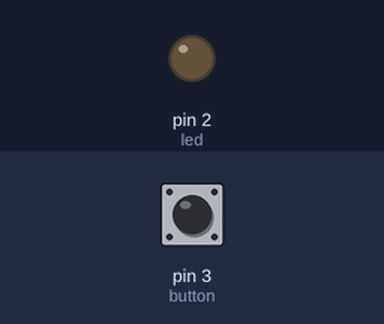
This sketch was run on a simulated Arduino Uno, built with avr-gcc and run on an emulated ATmega328P. Parts: output pins drawn as LEDs (lit = HIGH). The test bench sets the inputs (shaded band); at power-on: pin 3 (button) HIGH.

Above: at 1.2 s.
1.3 s: pin 3 (button) pulled LOW for 0.15 s
At 1.37 s:
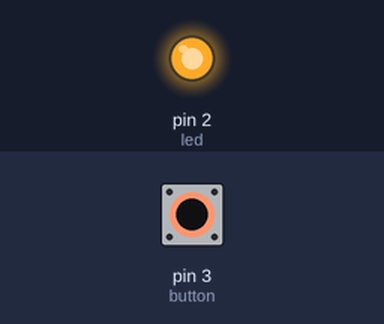
2.9 s: pin 3 (button) pulled LOW for 3.2 s
At 7.1 s:
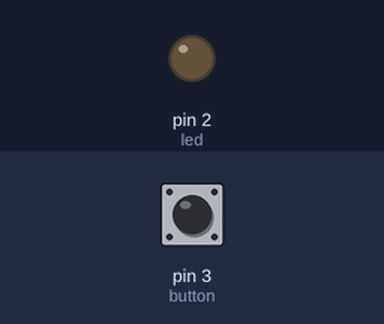
Timing chart, 0 to 8.6 s (numbered marks = the images above; inputs shaded):
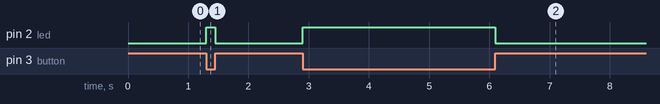

Measured:
- after the input at 1.3 s, pin 2 (led): LOW → HIGH at once, → LOW 0.15 s later
- after the input at 2.9 s, pin 2 (led): LOW → HIGH at once, → LOW 3.2 s later

The sketch:

switch_led.ino
```cpp
int led = 2;
int button = 3;
int state = 0;

void setup() {
  pinMode(led, OUTPUT);
  pinMode(button, INPUT);
}

void loop() {
    state=digitalRead(button);
    if(state == LOW){
      digitalWrite(led, HIGH);
    }
    else{
      digitalWrite(led, LOW);
    }
}
```
